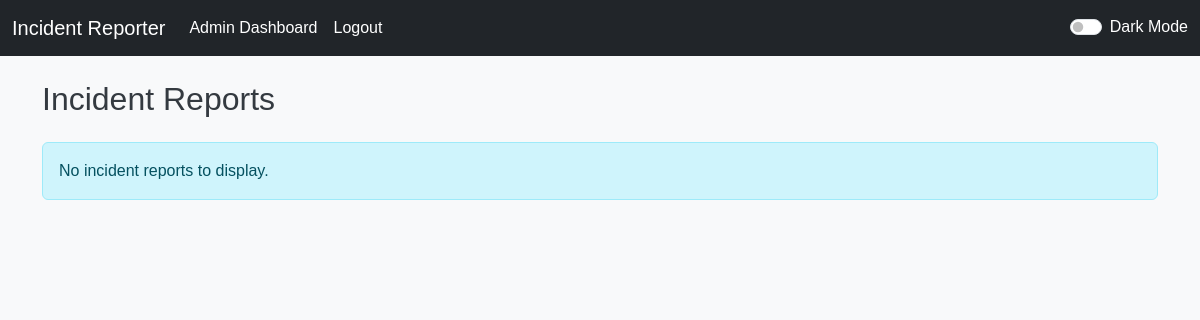
The app's page /admin/dashboard (signed in), older data.
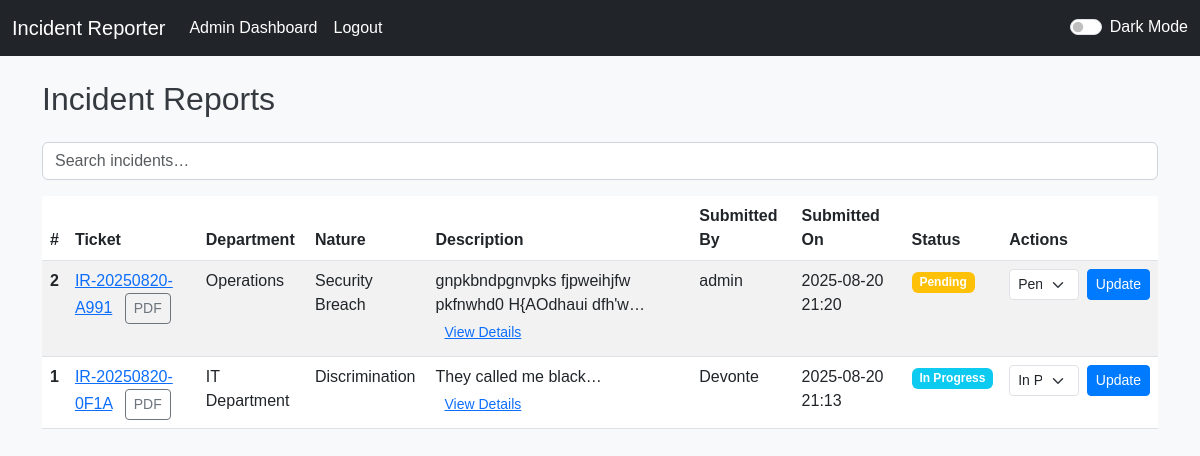
The same page, newer data.
### app.py (models this page shows, shortened)
class Incident(db.Model):
    __tablename__ = 'incidents'
    id = db.Column(db.Integer, primary_key=True)
    ticket_code = db.Column(db.String(32), nullable=True, index=True)
    department = db.Column(db.String(120), nullable=False)
    nature = db.Column(db.String(120), nullable=False)
    description = db.Column(db.Text, nullable=True)
    timestamp = db.Column(db.DateTime, default=datetime.utcnow, nullable=False)
    status = db.Column(db.String(32), default='Pending', nullable=False)
    user_id = db.Column(db.Integer, db.ForeignKey('users.id'), nullable=True)

class User(db.Model):
    __tablename__ = 'users'
    id = db.Column(db.Integer, primary_key=True)
    username = db.Column(db.String(80), unique=True, nullable=False, index=True)
    email = db.Column(db.String(255), unique=True, nullable=True, index=True)
    password_hash = db.Column(db.String(255), nullable=False)
    is_admin = db.Column(db.Boolean, default=False, nullable=False)
    incidents = db.relationship('Incident', backref='user', lazy=True)

### app.py (the view, shortened to what this page needs)
@app.route('/admin/dashboard', methods=['GET', 'POST'])
@admin_required
def admin_dashboard():
    incidents = Incident.query.order_by(Incident.timestamp.desc()).all()
    return render_template('admin_dashboard.html', incidents=incidents)

### app.py (called while the page is built)
def admin_required(view):
    @wraps(view)
    def wrapped(*args, **kwargs):
        if not session.get('is_admin'):
            flash('Administrator access required.', 'danger')
            return redirect(url_for('index'))
        return view(*args, **kwargs)
    return wrapped

@app.after_request
def set_headers(resp):
    resp.headers['Referrer-Policy'] = 'strict-origin-when-cross-origin'
    resp.headers['X-Content-Type-Options'] = 'nosniff'
    resp.headers['X-Frame-Options'] = 'DENY'
    return resp

### templates/admin_dashboard.html (shortened to what this page needs)
{% extends "base.html" %}
{% block content %}
<h2 class="mb-4">Incident Reports</h2>
{% if incidents %}
<div class="table-responsive">
  <div class="mb-3">
    <input type="text" id="incident-search" class="form-control" placeholder="Search incidents…">
  </div>
  <table id="incidents-table" class="table table-striped table-hover">
    <thead>
      <tr>
        <th scope="col">#</th>
        <th scope="col">Ticket</th>
        <th scope="col">Department</th>
        <th scope="col">Nature</th>
        <th scope="col">Description</th>
        <th scope="col">Submitted By</th>
        <th scope="col">Submitted On</th>
        <th scope="col">Status</th>
        <th scope="col">Actions</th>
      </tr>
    </thead>
    <tbody>
      {% for incident in incidents %}
      <tr>
        <th scope="row">{{ incident.id }}</th>
        <td>
          {% if incident.ticket_code %}
            <a href="{{ url_for('ticket_status', ticket_code=incident.ticket_code) }}">{{ incident.ticket_code }}</a>
            <a class="ms-2 btn btn-sm btn-outline-secondary" href="{{ url_for('ticket_pdf', ticket_code=incident.ticket_code) }}">PDF</a>
          {% else %}
            <span class="text-muted">—</span>
          {% endif %}
        </td>
        <td>{{ incident.department }}</td>
        <td>{{ incident.nature }}</td>
        <td>
          <span title="{{ incident.description|e }}">
            {{ incident.description[:50] if incident.description else 'N/A' }}…
          </span>
          <button type="button" class="btn btn-link btn-sm view-details" data-description="{{ incident.description|e }}">
            View Details
          </button>
        </td>
        <td>{{ incident.user.username if incident.user else 'Anonymous' }}</td>
        <td>{{ incident.timestamp.strftime('%Y-%m-%d %H:%M') }}</td>
        <td>
          <span class="badge
            {% if incident.status == 'Pending' %}bg-warning
            {% elif incident.status == 'In Progress' %}bg-info
            {% elif incident.status == 'Resolved' %}bg-success
            {% else %}bg-secondary{% endif %}">
            {{ incident.status }}
          </span>
        </td>
        <td>
          <form action="{{ url_for('admin_dashboard') }}" method="POST" class="d-flex">
            <select class="form-select form-select-sm me-2" name="status" aria-label="Incident Status">
              <option value="Pending" {% if incident.status == 'Pending' %}selected{% endif %}>Pending</option>
              <option value="In Progress" {% if incident.status == 'In Progress' %}selected{% endif %}>In Progress</option>
            </select>
            <button type="submit" class="btn btn-sm btn-primary">Update</button>
          </form>
        </td>
      </tr>
      {% endfor %}
    </tbody>
  </table>
</div>
{% else %}
<div class="alert alert-info" role="alert">No incident reports to display.</div>
{% endif %}
{% endblock %}

### templates/base.html (shortened to what this page needs)
<!DOCTYPE html>
<html lang="en">
<head>
    <link href="https://cdn.jsdelivr.net/npm/bootstrap@5.3.0/dist/css/bootstrap.min.css" rel="stylesheet" />
    <link rel="stylesheet" href="https://cdn.jsdelivr.net/npm/bootstrap-icons@1.11.3/font/bootstrap-icons.css" />
    <link rel="stylesheet" href="{{ url_for('static', filename='css/style.css') }}" />
</head>
<body>
    <nav class="navbar navbar-expand-lg navbar-dark bg-dark">
        <div class="container-fluid">
            <a class="navbar-brand" href="{{ url_for('index') }}">Incident Reporter</a>
            <div class="collapse navbar-collapse" id="navbarNav">
                <ul class="navbar-nav me-auto mb-2 mb-lg-0">
                    {% if 'user_id' in session %}
                        {% if session['is_admin'] %}
                            <li class="nav-item">
                                <a class="nav-link" href="{{ url_for('admin_dashboard') }}">Admin Dashboard</a>
                            </li>
                        {% endif %}
                        <li class="nav-item">
                            <a class="nav-link" href="{{ url_for('logout') }}">Logout</a>
                        </li>
                    {% endif %}
                </ul>
                <div class="form-check form-switch ms-auto">
                    <input class="form-check-input" type="checkbox" id="darkModeToggle">
                    <label class="form-check-label text-white" for="darkModeToggle">Dark Mode</label>
                </div>
            </div>
        </div>
    </nav>
    <div class="container mt-4">
        {% block content %}{% endblock %}
    </div>
</body>
</html>

### static/css/style.css (style rules this page uses)
body { font-family: Arial, sans-serif; background-color: #f8f9fa; color: #343a40; transition: background-color .3s, color .3s; }
.navbar { background-color: #007bff; }
.navbar-brand, .nav-link { color: #fff !important; }
.btn-primary { background-color: #007bff; border-color: #007bff; }
.form-control { border-color: #ced4da; }
table { color: inherit; }
table thead th { color: #495057; border-bottom-color: #dee2e6; }
table tbody tr { background-color: #fff; }
table td { border-top-color: #dee2e6; }
a, .btn-link { color: #0d6efd; }

Row changes from the older to the newer data that the page shows:
added Incident: id "2", ticket_code "IR-20250820-A991", department "Operations", nature "Security Breach", description "gnpkbndpgnvpks fjpweihjfw pkfnwhd0 H{AOdhaui dfh'w", user "admin", timestamp "2025-08-20 21:20", status "Pending"
added Incident: id "1", ticket_code "IR-20250820-0F1A", department "IT Department", nature "Discrimination", description "They called me black", user "Devonte", timestamp "2025-08-20 21:13", status "In Progress"
Text that changed along with them:
text no longer shown: "No incident reports to display."
text now shown: "# Ticket Department Nature Description Submitted By Submitted On Status Actions"
